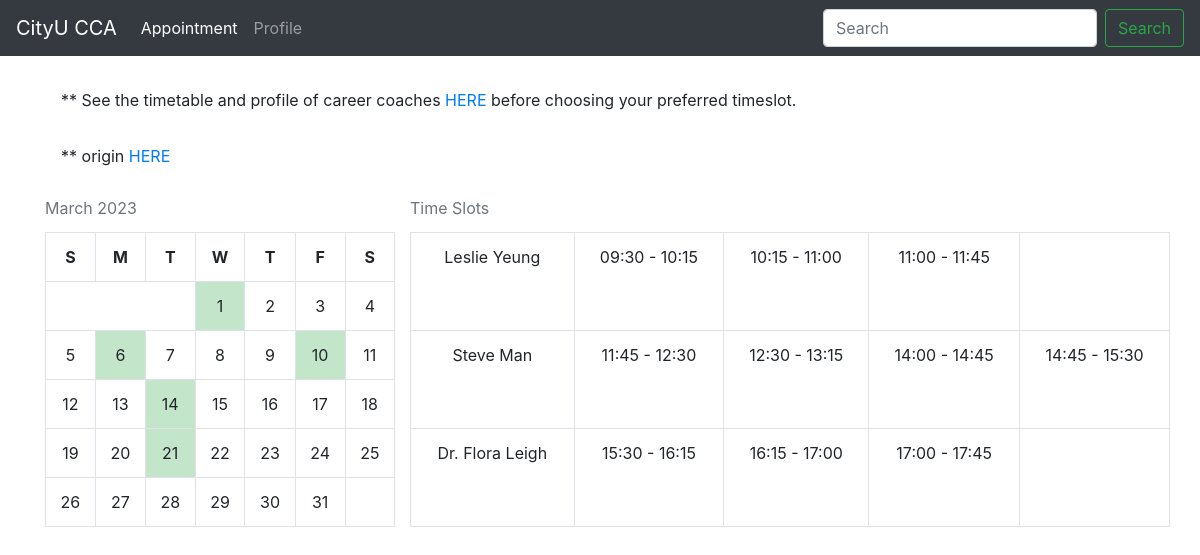
The page / on the database its author committed.
### tables this page shows
CREATE TABLE `timeslots` (
  `date_timeslot` varchar(64) NOT NULL DEFAULT '199901010930' COMMENT '主键 ',
  `book_date` varchar(64) DEFAULT '19990101' COMMENT '日期',
  `timeslot` varchar(64) DEFAULT '0930' COMMENT '时间段（以左端点记录 每段45分钟）',
  `coach` varchar(45) DEFAULT NULL COMMENT 'coach 名字',
  `booker` varchar(45) DEFAULT NULL COMMENT '预定学生学号',
  `last_modify_time` timestamp NOT NULL DEFAULT CURRENT_TIMESTAMP ON UPDATE CURRENT_TIMESTAMP COMMENT '更新时间',
  PRIMARY KEY (`date_timeslot`),
  UNIQUE KEY `date_timeslot_UNIQUE` (`date_timeslot`),
  KEY `book_date` (`book_date`)
);

### schedule_model.php (called while the page is built, shortened)
<?php
function get_timeslot_status($date="20230301"){
    $conn = get_conn();
    $get_timeslot_status= "select coach, timeslot, case booker when booker then 'booked' else 'available' end as status from cca.timeslots where book_date={$date}";
    $result = $conn->query($get_timeslot_status);
    $ret = array();
    while ($row = mysqli_fetch_assoc($result))
    {
    $tmp = array();
    $tmp["coach"] = $row['coach'];
    $tmp["timeslot"] = $row['timeslot'];
    $tmp["status"] = $row['status'];
    $ret[] = $tmp;
    }
    return $ret;
}
?>

### schedule.php (the view, shortened to what this page needs)
<?php
function build_timeslot($date, $month, $year) {
    require_once('schedule_model.php');
    $timeslot = "<table class='table col-md-8 table-bordered' id='schedule'>";
    $timeslot .= "<caption id='tbs'>Time Slots</caption>";
    $status = get_timeslot_status('20230301');
    $prev_coach = "";
    $counter_flag = 0;
    foreach ($status as $key => $value) {
        if ($prev_coach!=$value['coach']){
          $counter_flag = $counter_flag + 1;
          if($counter_flag>1){
            $timeslot .= "</tr>";
          }
          $prev_coach = $value['coach'];
          $timeslot .= "<tr>";
          $timeslot .= "<td>{$value['coach']}</td>";
          $endtime_str = time_string_add($value['timeslot']);
          $final_start_time = substr_replace($value['timeslot'], ':', 2, 0);
          $final_end_time = substr_replace($endtime_str, ':', 2, 0);
          $timeslot_str = $final_start_time . ' - ' . $final_end_time;
          $timeslot .= "<td>{$timeslot_str}</td>";
        }else{
          $endtime_str = time_string_add($value['timeslot']);
          $final_start_time = substr_replace($value['timeslot'], ':', 2, 0);
          $final_end_time = substr_replace($endtime_str, ':', 2, 0);
          $timeslot_str = $final_start_time . ' - ' . $final_end_time;
          $timeslot .= "<td>{$timeslot_str}</td>";
        }
    }
    $timeslot .= "</tr>";
    $timeslot .= "</table>";
    return $timeslot;
}
function time_string_add($time_str){
  $hour_string = substr($time_str, 0,2);
  $min_string = substr($time_str, 2,2);
  $hour_int=intval($hour_string);
  $min_int=intval($min_string);
  $new_hour_int = 0;
  $new_min_int = 0;
  if ($min_int + SESSION_DURATION>=60){
    $new_min_int = ($min_int + SESSION_DURATION)%60;
    $new_hour_int = $hour_int + 1;
  }else{
    $new_min_int = $min_int + SESSION_DURATION;
    $new_hour_int = $hour_int;
  }
  $new_min_string = strval($new_min_int);
  $new_hour_string = strval($new_hour_int);
  if($new_min_int<10){
    $new_min_string =  '0' . $new_min_string;
  }
  $new_time_str = $new_hour_string . $new_min_string;
  return $new_time_str;
}
?>

### index.php (style rules this page uses)
table tbody tr td, table tbody tr th { text-align: center; }

### rows shown on the page
timeslots: coach "Leslie Yeung", timeslot "09:30 - 10:15"
timeslots: timeslot "10:15 - 11:00"
timeslots: timeslot "11:00 - 11:45"
timeslots: coach "Steve Man", timeslot "11:45 - 12:30"
timeslots: timeslot "12:30 - 13:15"
timeslots: timeslot "14:00 - 14:45"
timeslots: timeslot "14:45 - 15:30"
timeslots: coach "Dr. Flora Leigh", timeslot "15:30 - 16:15"
timeslots: timeslot "16:15 - 17:00"
timeslots: timeslot "17:00 - 17:45"

### other values the page prints
$value "Appointment"
$value "Profile"
$monthName "March"
$year "2023"
$day "S"
$day "M"
$day "T"
$day "W"
$day "F"
